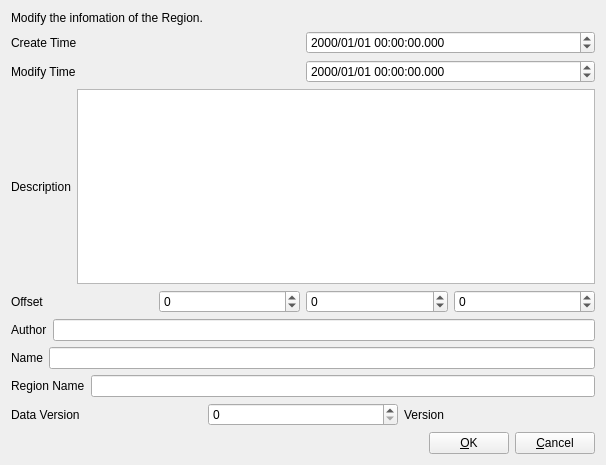
<?xml version="1.0" encoding="UTF-8"?>
<ui version="4.0">
 <class>RegionModifyUI</class>
 <widget class="QWidget" name="RegionModifyUI">
  <property name="geometry">
   <rect>
    <x>0</x>
    <y>0</y>
    <width>606</width>
    <height>465</height>
   </rect>
  </property>
  <property name="windowTitle">
   <string>RegionModifyUI</string>
  </property>
  <layout class="QVBoxLayout" name="verticalLayout">
   <item>
    <widget class="QLabel" name="label">
     <property name="text">
      <string>Modify the infomation of the Region.</string>
     </property>
    </widget>
   </item>
   <item>
    <layout class="QHBoxLayout" name="horizontalLayout">
     <item>
      <widget class="QLabel" name="label_2">
       <property name="text">
        <string>Create Time</string>
       </property>
      </widget>
     </item>
     <item>
      <widget class="QDateTimeEdit" name="dateTimeEdit">
       <property name="displayFormat">
        <string>yyyy/MM/dd HH:mm:ss.zzz</string>
       </property>
      </widget>
     </item>
    </layout>
   </item>
   <item>
    <layout class="QHBoxLayout" name="horizontalLayout_2">
     <item>
      <widget class="QLabel" name="label_3">
       <property name="text">
        <string>Modify Time</string>
       </property>
      </widget>
     </item>
     <item>
      <widget class="QDateTimeEdit" name="dateTimeEdit_2">
       <property name="displayFormat">
        <string>yyyy/MM/dd HH:mm:ss.zzz</string>
       </property>
      </widget>
     </item>
    </layout>
   </item>
   <item>
    <layout class="QHBoxLayout" name="horizontalLayout_3">
     <item>
      <widget class="QLabel" name="label_4">
       <property name="text">
        <string>Description</string>
       </property>
      </widget>
     </item>
     <item>
      <widget class="QTextEdit" name="textEdit"/>
     </item>
    </layout>
   </item>
   <item>
    <layout class="QHBoxLayout" name="horizontalLayout_8">
     <item>
      <widget class="QLabel" name="label_8">
       <property name="text">
        <string>Offset</string>
       </property>
      </widget>
     </item>
     <item>
      <widget class="QSpinBox" name="xBox">
       <property name="minimum">
        <number>-2147483647</number>
       </property>
       <property name="maximum">
        <number>2147483647</number>
       </property>
      </widget>
     </item>
     <item>
      <widget class="QSpinBox" name="yBox">
       <property name="minimum">
        <number>-2147483647</number>
       </property>
       <property name="maximum">
        <number>2147483647</number>
       </property>
      </widget>
     </item>
     <item>
      <widget class="QSpinBox" name="zBox">
       <property name="minimum">
        <number>-2147483647</number>
       </property>
       <property name="maximum">
        <number>2147483647</number>
       </property>
      </widget>
     </item>
    </layout>
   </item>
   <item>
    <layout class="QHBoxLayout" name="horizontalLayout_4">
     <item>
      <widget class="QLabel" name="label_5">
       <property name="text">
        <string>Author</string>
       </property>
      </widget>
     </item>
     <item>
      <widget class="QLineEdit" name="lineEdit"/>
     </item>
    </layout>
   </item>
   <item>
    <layout class="QHBoxLayout" name="horizontalLayout_5">
     <item>
      <widget class="QLabel" name="label_6">
       <property name="text">
        <string>Name</string>
       </property>
      </widget>
     </item>
     <item>
      <widget class="QLineEdit" name="lineEdit_2"/>
     </item>
    </layout>
   </item>
   <item>
    <layout class="QHBoxLayout" name="horizontalLayout_9">
     <item>
      <widget class="QLabel" name="label_9">
       <property name="text">
        <string>Region Name</string>
       </property>
      </widget>
     </item>
     <item>
      <widget class="QLineEdit" name="lineEdit_3"/>
     </item>
    </layout>
   </item>
   <item>
    <layout class="QHBoxLayout" name="horizontalLayout_6">
     <item>
      <widget class="QLabel" name="label_7">
       <property name="text">
        <string>Data Version</string>
       </property>
      </widget>
     </item>
     <item>
      <widget class="QSpinBox" name="spinBox">
       <property name="maximum">
        <number>2147483647</number>
       </property>
      </widget>
     </item>
     <item>
      <widget class="QLabel" name="versionLabel">
       <property name="text">
        <string>Version</string>
       </property>
      </widget>
     </item>
    </layout>
   </item>
   <item>
    <layout class="QHBoxLayout" name="horizontalLayout_7">
     <item>
      <spacer name="horizontalSpacer">
       <property name="orientation">
        <enum>Qt::Orientation::Horizontal</enum>
       </property>
       <property name="sizeHint" stdset="0">
        <size>
         <width>40</width>
         <height>20</height>
        </size>
       </property>
      </spacer>
     </item>
     <item>
      <widget class="QPushButton" name="pushButton">
       <property name="text">
        <string>&amp;OK</string>
       </property>
      </widget>
     </item>
     <item>
      <widget class="QPushButton" name="pushButton_2">
       <property name="text">
        <string>&amp;Cancel</string>
       </property>
      </widget>
     </item>
    </layout>
   </item>
  </layout>
 </widget>
 <resources/>
 <connections/>
</ui>
